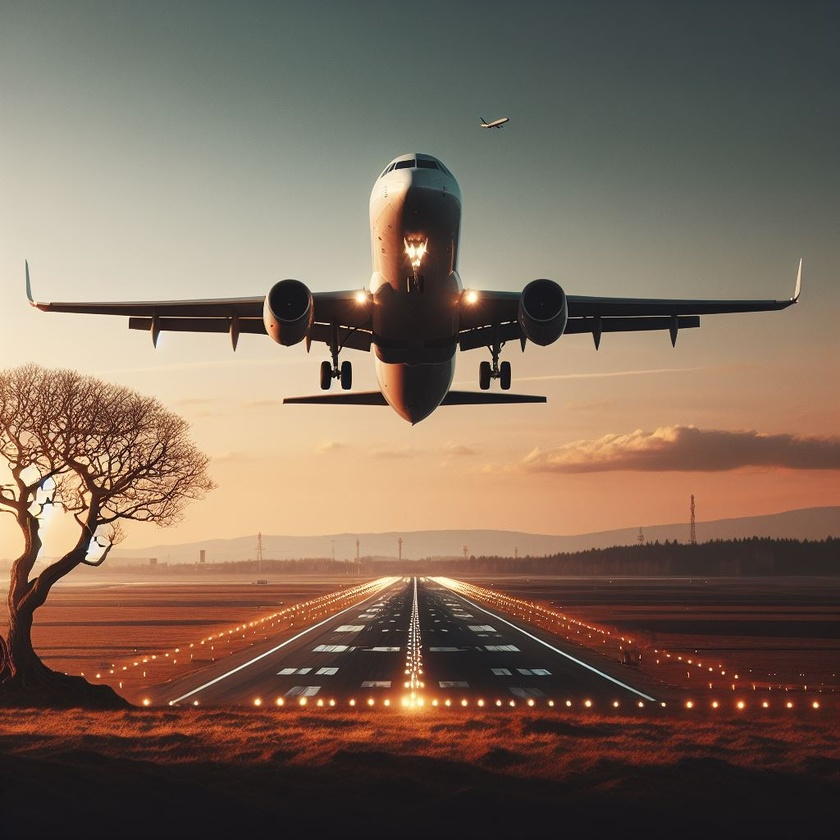
#> input picture Aviao.jpeg, 840 x 840 px, shrunk from 1024 x 1024 before the run
$ python espacoCores.py
#> lines starting #> are read from the running program, lines starting #| are printed output that depends on the picture
import numpy as np
import cv2
import matplotlib.pyplot as plt

def espacoCores(img_path: str):
#> called with img_path = './Aviao.jpeg'
    img = cv2.imread(img_path)
#> img is the input picture: shape (840, 840, 3); mean B, G, R 90, 105.5, 125.4

    img_rgb = cv2.cvtColor(img, cv2.COLOR_BGR2RGB)
    img_gray = cv2.cvtColor(img, cv2.COLOR_BGR2GRAY)
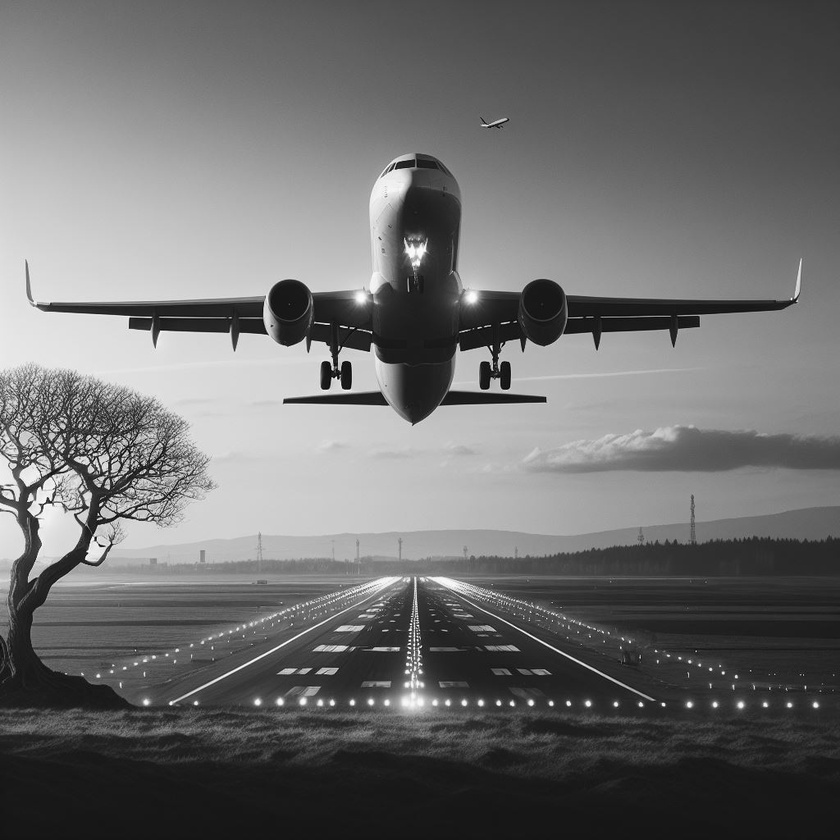
#> img_gray: shape (840, 840); min 1, max 254, mean 109.7
    img_hsv = cv2.cvtColor(img, cv2.COLOR_BGR2HSV)
#> img_hsv: shape (840, 840, 3); mean H, S, V 40.1, 74.2, 127.6
    img_hls = cv2.cvtColor(img, cv2.COLOR_BGR2HLS)
#> img_hls: shape (840, 840, 3); mean of channels 0, 1, 2 40.1, 108.3, 69.7

    imagens = [img_rgb,img_gray,img_hsv,img_hls]

    for i in range(4):
        plt.subplot(2,2,i+1)
        plt.imshow(imagens[i],'gray')
        plt.xticks([]),plt.yticks([])
    plt.show()
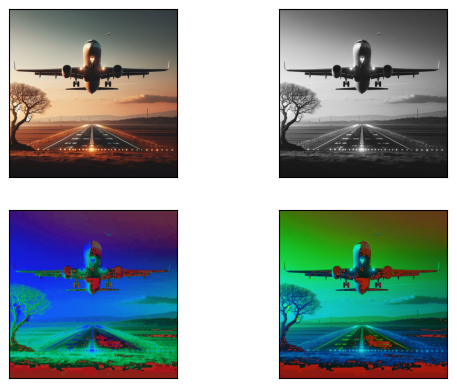
#> figure drawn by matplotlib, 4 panels

    plt.show()

if __name__ == '__main__':
    espacoCores('./Aviao.jpeg')
    espacoCores('./GIRAFA.jpeg')
#> call 2 of espacoCores, with img_path = './GIRAFA.jpeg'
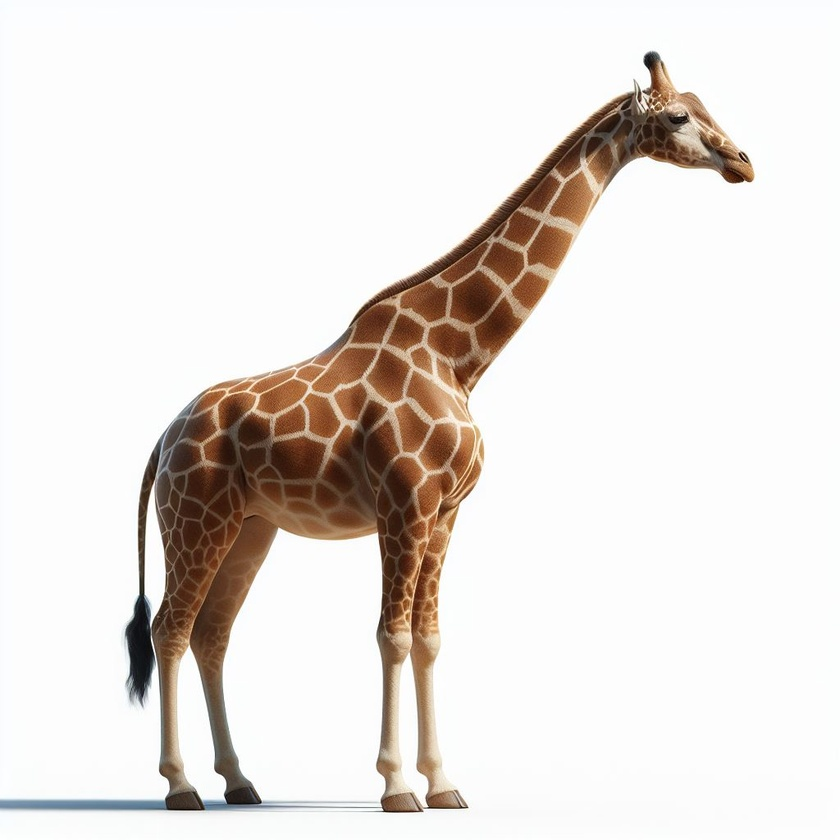
#> input picture GIRAFA.jpeg, 840 x 840 px, shrunk from 1024 x 1024 before the run
#> in espacoCores, img is the input picture: shape (840, 840, 3); mean B, G, R 219.7, 224, 230
#> in espacoCores (call 2), `img_gray = cv2.cvtColor(img, cv2.COLOR_BGR2GRAY)`:
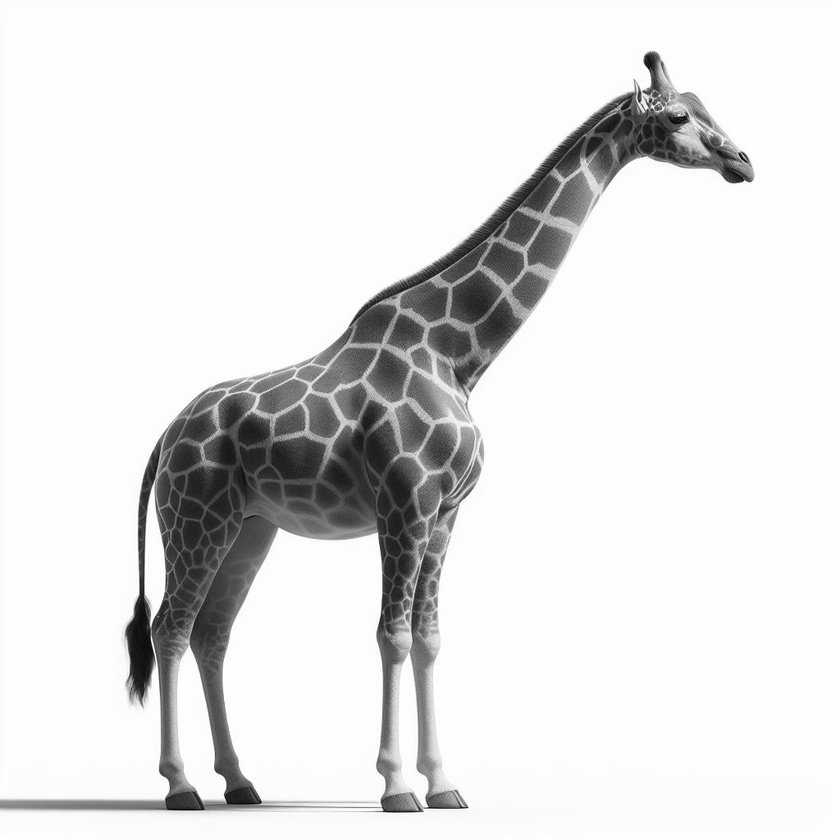
#> img_gray: shape (840, 840); min 1, max 255, mean 225.3
#> in espacoCores (call 2), `img_hsv = cv2.cvtColor(img, cv2.COLOR_BGR2HSV)`: img_hsv: shape (840, 840, 3); mean H, S, V 15.1, 23.6, 230.5
#> in espacoCores (call 2), `img_hls = cv2.cvtColor(img, cv2.COLOR_BGR2HLS)`: img_hls: shape (840, 840, 3); mean of channels 0, 1, 2 15.1, 224.9, 41.8
    espacoCores('./Satelite.jpeg')
#> call 3 of espacoCores, with img_path = './Satelite.jpeg'
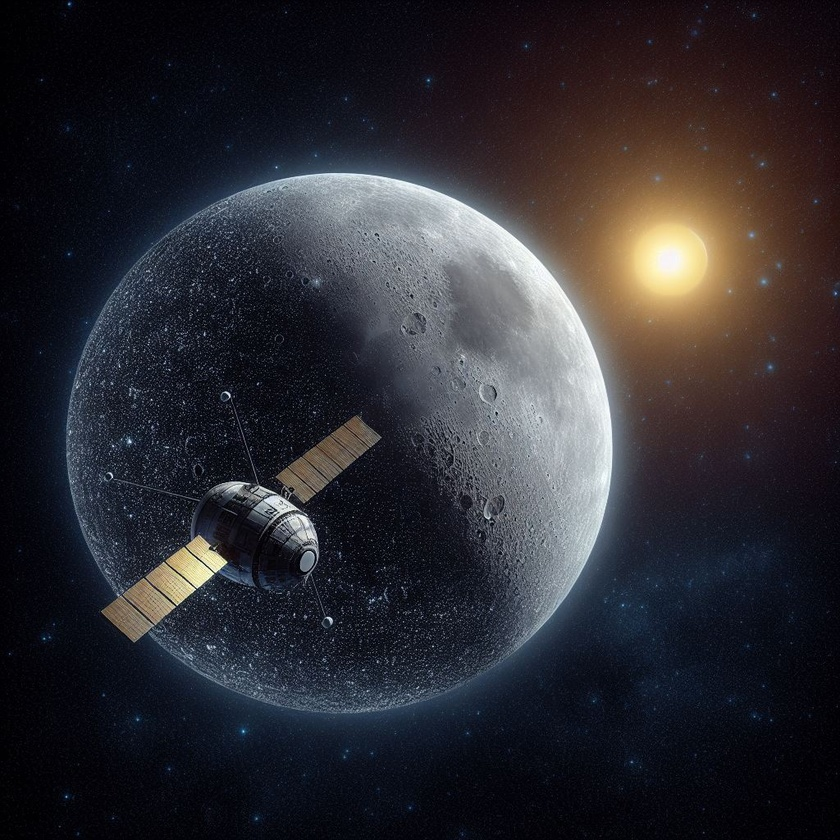
#> input picture Satelite.jpeg, 840 x 840 px, shrunk from 1024 x 1024 before the run
#> in espacoCores, img is the input picture: shape (840, 840, 3); mean B, G, R 49.8, 44.2, 45.6
#> in espacoCores (call 3), `img_gray = cv2.cvtColor(img, cv2.COLOR_BGR2GRAY)`:
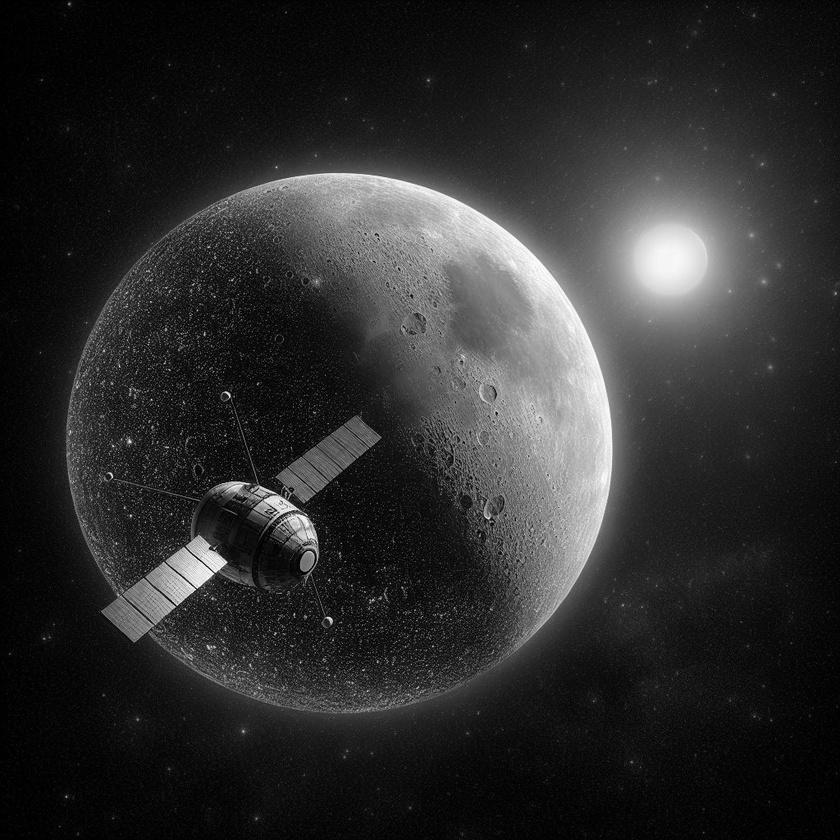
#> img_gray: shape (840, 840); min 0, max 255, mean 45.3
#> in espacoCores (call 3), `img_hsv = cv2.cvtColor(img, cv2.COLOR_BGR2HSV)`: img_hsv: shape (840, 840, 3); mean H, S, V 104.6, 118.9, 56.6
#> in espacoCores (call 3), `img_hls = cv2.cvtColor(img, cv2.COLOR_BGR2HLS)`: img_hls: shape (840, 840, 3); mean of channels 0, 1, 2 104.5, 47.5, 87.7
